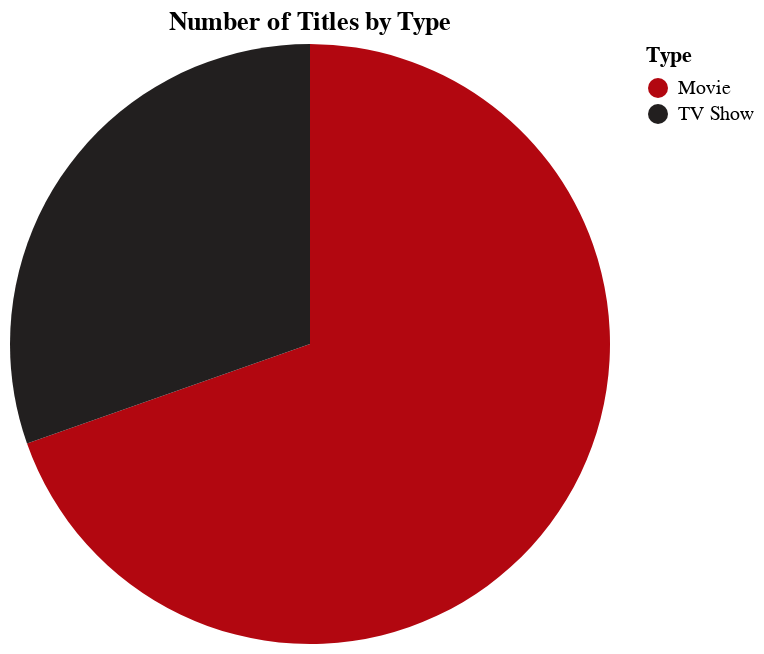

The code cell stored with this chart in its notebook:
### Code cell
type_counts = data['type'].value_counts().reset_index()
type_counts.columns = ['Type', 'Count']

type_counts['Percentage'] = (
    type_counts['Count'] / type_counts['Count'].sum() * 100
).round(1).astype(str) + '%'
typepiechart = alt.Chart(type_counts).mark_arc().encode(
    theta=alt.Theta(field='Count', type='quantitative'),
    color=alt.Color('Type:N', scale=alt.Scale(range=netfix_colorrange)),
    tooltip=['Type', 'Count', 'Percentage']
).properties(
    title='Number of Titles by Type'
)
typepiechart

### Figure 1 — Vega specification as saved in the notebook (floating-point values rounded to 4 significant figures)
{"$schema": "https://vega.github.io/schema/vega/v5.json", "data": [{"name": "source_0", "values": [{"Count": 6131, "Count_end": 6131.0, "Count_start": 0.0, "Percentage": "69.6%", "Type": "Movie"}, {"Count": 2676, "Count_end": 8807.0, "Count_start": 6131.0, "Percentage": "30.4%", "Type": "TV Show"}]}, {"name": "source_0_color_domain_Type", "values": [{"Type": "Movie"}, {"Type": "TV Show"}]}], "marks": [{"type": "arc", "name": "marks", "from": {"data": "source_0"}, "encode": {"update": {"endAngle": {"field": "Count_start", "scale": "theta"}, "x": {"signal": "width", "mult": 0.5}, "outerRadius": {"signal": "min(width,height)/2"}, "fill": {"field": "Type", "scale": "color"}, "y": {"signal": "height", "mult": 0.5}, "startAngle": {"field": "Count_end", "scale": "theta"}, "innerRadius": {"value": 0}, "tooltip": {"signal": "{\"Type\": isValid(datum[\"Type\"]) ? datum[\"Type\"] : \"\"+datum[\"Type\"], \"Count\": format(datum[\"Count\"], \"\"), \"Percentage\": isValid(datum[\"Percentage\"]) ? datum[\"Percentage\"] : \"\"+datum[\"Percentage\"]}"}}}, "style": ["arc"]}], "scales": [{"name": "theta", "type": "linear", "domain": {"data": "source_0", "fields": ["Count_start", "Count_end"]}, "range": [0, 6.283], "zero": true}, {"name": "color", "type": "ordinal", "domain": {"data": "source_0_color_domain_Type", "field": "Type", "sort": true}, "range": ["#b20710", "#221f1f"]}], "title": {"text": "Number of Titles by Type", "frame": "group"}, "height": 300, "padding": 5, "legends": [{"fill": "color", "symbolType": "circle", "title": "Type"}], "background": "white", "style": "view", "width": 300}
